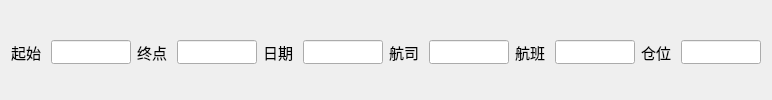
           <widget class="QFrame" name="frame0101">
            <property name="maximumSize">
             <size>
              <width>16777215</width>
              <height>16777215</height>
             </size>
            </property>
            <property name="font">
             <font>
              <family>Agency FB</family>
              <pointsize>11</pointsize>
             </font>
            </property>
            <property name="styleSheet">
             <string notr="true"/>
            </property>
            <property name="frameShape">
             <enum>QFrame::NoFrame</enum>
            </property>
            <property name="frameShadow">
             <enum>QFrame::Plain</enum>
            </property>
            <layout class="QHBoxLayout" name="horizontalLayout_2">
             <item>
              <widget class="QWidget" name="widget010101" native="true">
               <property name="font">
                <font>
                 <family>Agency FB</family>
                 <pointsize>11</pointsize>
                </font>
               </property>
               <layout class="QHBoxLayout" name="horizontalLayout_9">
                <property name="spacing">
                 <number>0</number>
                </property>
                <property name="leftMargin">
                 <number>0</number>
                </property>
                <property name="topMargin">
                 <number>5</number>
                </property>
                <property name="rightMargin">
                 <number>0</number>
                </property>
                <property name="bottomMargin">
                 <number>0</number>
                </property>
                <item>
                 <widget class="QLabel" name="labelFrom">
                  <property name="minimumSize">
                   <size>
                    <width>40</width>
                    <height>30</height>
                   </size>
                  </property>
                  <property name="maximumSize">
                   <size>
                    <width>40</width>
                    <height>30</height>
                   </size>
                  </property>
                  <property name="font">
                   <font>
                    <family>Microsoft YaHei UI</family>
                    <pointsize>11</pointsize>
                   </font>
                  </property>
                  <property name="text">
                   <string>起始</string>
                  </property>
                 </widget>
                </item>
                <item>
                 <widget class="QLineEdit" name="lineEditFrom">
                  <property name="minimumSize">
                   <size>
                    <width>80</width>
                    <height>24</height>
                   </size>
                  </property>
                  <property name="maximumSize">
                   <size>
                    <width>80</width>
                    <height>24</height>
                   </size>
                  </property>
                  <property name="font">
                   <font>
                    <family>Microsoft YaHei UI</family>
                    <pointsize>11</pointsize>
                   </font>
                  </property>
                 </widget>
                </item>
                <item>
                 <spacer name="horizontalSpacer_10">
                  <property name="minimumSize">
                   <size>
                    <width>0</width>
                    <height>30</height>
                   </size>
                  </property>
                  <property name="font">
                   <font>
                    <family>Agency FB</family>
                    <pointsize>11</pointsize>
                   </font>
                  </property>
                  <property name="orientation">
                   <enum>Qt::Horizontal</enum>
                  </property>
                  <property name="sizeHint" stdset="0">
                   <size>
                    <width>22</width>
                    <height>27</height>
                   </size>
                  </property>
                 </spacer>
                </item>
               </layout>
              </widget>
             </item>
             <item>
              <widget class="QWidget" name="widget010102" native="true">
               <property name="font">
                <font>
                 <family>Agency FB</family>
                 <pointsize>11</pointsize>
                </font>
               </property>
               <layout class="QHBoxLayout" name="horizontalLayout_10">
                <property name="spacing">
                 <number>0</number>
                </property>
                <property name="leftMargin">
                 <number>0</number>
                </property>
                <property name="topMargin">
                 <number>5</number>
                </property>
                <property name="rightMargin">
                 <number>0</number>
                </property>
                <property name="bottomMargin">
                 <number>0</number>
                </property>
                <item>
                 <widget class="QLabel" name="labelTo">
                  <property name="minimumSize">
                   <size>
                    <width>40</width>
                    <height>30</height>
                   </size>
                  </property>
                  <property name="maximumSize">
                   <size>
                    <width>40</width>
                    <height>30</height>
                   </size>
                  </property>
                  <property name="font">
                   <font>
                    <family>Microsoft YaHei UI</family>
                    <pointsize>11</pointsize>
                   </font>
                  </property>
                  <property name="text">
                   <string>终点</string>
                  </property>
                 </widget>
                </item>
                <item>
                 <widget class="QLineEdit" name="lineEditTo">
                  <property name="minimumSize">
                   <size>
                    <width>80</width>
                    <height>24</height>
                   </size>
                  </property>
                  <property name="maximumSize">
                   <size>
                    <width>80</width>
                    <height>24</height>
                   </size>
                  </property>
                  <property name="font">
                   <font>
                    <family>Microsoft YaHei UI</family>
                    <pointsize>11</pointsize>
                   </font>
                  </property>
                 </widget>
                </item>
                <item>
                 <spacer name="horizontalSpacer_11">
                  <property name="minimumSize">
                   <size>
                    <width>0</width>
                    <height>30</height>
                   </size>
                  </property>
                  <property name="font">
                   <font>
                    <family>Agency FB</family>
                    <pointsize>11</pointsize>
                   </font>
                  </property>
                  <property name="orientation">
                   <enum>Qt::Horizontal</enum>
                  </property>
                  <property name="sizeHint" stdset="0">
                   <size>
                    <width>22</width>
                    <height>27</height>
                   </size>
                  </property>
                 </spacer>
                </item>
               </layout>
              </widget>
             </item>
             <item>
              <widget class="QWidget" name="widget010103" native="true">
               <property name="font">
                <font>
                 <family>Agency FB</family>
                 <pointsize>11</pointsize>
                </font>
               </property>
               <layout class="QHBoxLayout" name="horizontalLayout_11">
                <property name="spacing">
                 <number>0</number>
                </property>
                <property name="leftMargin">
                 <number>0</number>
                </property>
                <property name="topMargin">
                 <number>5</number>
                </property>
                <property name="rightMargin">
                 <number>0</number>
                </property>
                <property name="bottomMargin">
                 <number>0</number>
                </property>
                <item>
                 <widget class="QLabel" name="labelDate">
                  <property name="minimumSize">
                   <size>
                    <width>40</width>
                    <height>30</height>
                   </size>
                  </property>
                  <property name="maximumSize">
                   <size>
                    <width>40</width>
                    <height>30</height>
                   </size>
                  </property>
                  <property name="font">
                   <font>
                    <family>Microsoft YaHei UI</family>
                    <pointsize>11</pointsize>
                   </font>
                  </property>
                  <property name="text">
                   <string>日期</string>
                  </property>
                 </widget>
                </item>
                <item>
                 <widget class="QLineEdit" name="lineEditDate">
                  <property name="minimumSize">
                   <size>
                    <width>80</width>
                    <height>24</height>
                   </size>
                  </property>
                  <property name="maximumSize">
                   <size>
                    <width>80</width>
                    <height>24</height>
                   </size>
                  </property>
                  <property name="font">
                   <font>
                    <family>Microsoft YaHei UI</family>
                    <pointsize>11</pointsize>
                   </font>
                  </property>
                 </widget>
                </item>
                <item>
                 <spacer name="horizontalSpacer_8">
                  <property name="minimumSize">
                   <size>
                    <width>0</width>
                    <height>30</height>
                   </size>
                  </property>
                  <property name="font">
                   <font>
                    <family>Agency FB</family>
                    <pointsize>11</pointsize>
                   </font>
                  </property>
                  <property name="orientation">
                   <enum>Qt::Horizontal</enum>
                  </property>
                  <property name="sizeHint" stdset="0">
                   <size>
                    <width>22</width>
                    <height>27</height>
                   </size>
                  </property>
                 </spacer>
                </item>
               </layout>
              </widget>
             </item>
             <item>
              <widget class="QWidget" name="widget010104" native="true">
               <property name="font">
                <font>
                 <family>Agency FB</family>
                 <pointsize>11</pointsize>
                </font>
               </property>
               <layout class="QHBoxLayout" name="horizontalLayout_30">
                <property name="spacing">
                 <number>0</number>
                </property>
                <property name="leftMargin">
                 <number>0</number>
                </property>
                <property name="topMargin">
                 <number>5</number>
                </property>
                <property name="rightMargin">
                 <number>0</number>
                </property>
                <property name="bottomMargin">
                 <number>0</number>
                </property>
                <item>
                 <widget class="QLabel" name="labelComp">
                  <property name="minimumSize">
                   <size>
                    <width>40</width>
                    <height>30</height>
                   </size>
                  </property>
                  <property name="maximumSize">
                   <size>
                    <width>40</width>
                    <height>16777215</height>
                   </size>
                  </property>
                  <property name="font">
                   <font>
                    <family>Microsoft YaHei UI</family>
                    <pointsize>11</pointsize>
                   </font>
                  </property>
                  <property name="text">
                   <string>航司</string>
                  </property>
                 </widget>
                </item>
                <item>
                 <widget class="QLineEdit" name="lineEditComp">
                  <property name="minimumSize">
                   <size>
                    <width>80</width>
                    <height>24</height>
                   </size>
                  </property>
                  <property name="maximumSize">
                   <size>
                    <width>80</width>
                    <height>24</height>
                   </size>
                  </property>
                  <property name="font">
                   <font>
                    <family>Microsoft YaHei UI</family>
                    <pointsize>11</pointsize>
                   </font>
                  </property>
                 </widget>
                </item>
                <item>
                 <spacer name="horizontalSpacer_32">
                  <property name="minimumSize">
                   <size>
                    <width>0</width>
                    <height>30</height>
                   </size>
                  </property>
                  <property name="font">
                   <font>
                    <family>Agency FB</family>
                    <pointsize>11</pointsize>
                   </font>
                  </property>
                  <property name="orientation">
                   <enum>Qt::Horizontal</enum>
                  </property>
                  <property name="sizeHint" stdset="0">
                   <size>
                    <width>22</width>
                    <height>27</height>
                   </size>
                  </property>
                 </spacer>
                </item>
               </layout>
              </widget>
             </item>
             <item>
              <widget class="QWidget" name="widget010105" native="true">
               <property name="font">
                <font>
                 <family>Agency FB</family>
                 <pointsize>11</pointsize>
                </font>
               </property>
               <layout class="QHBoxLayout" name="horizontalLayout_31">
                <property name="spacing">
                 <number>0</number>
                </property>
                <property name="leftMargin">
                 <number>0</number>
                </property>
                <property name="topMargin">
                 <number>5</number>
                </property>
                <property name="rightMargin">
                 <number>0</number>
                </property>
                <property name="bottomMargin">
                 <number>0</number>
                </property>
                <item>
                 <widget class="QLabel" name="labelFlight">
                  <property name="minimumSize">
                   <size>
                    <width>40</width>
                    <height>30</height>
                   </size>
                  </property>
                  <property name="maximumSize">
                   <size>
                    <width>40</width>
                    <height>16777215</height>
                   </size>
                  </property>
                  <property name="font">
                   <font>
                    <family>Microsoft YaHei UI</family>
                    <pointsize>11</pointsize>
                   </font>
                  </property>
                  <property name="text">
                   <string>航班</string>
                  </property>
                 </widget>
                </item>
                <item>
                 <widget class="QLineEdit" name="lineEditFlight">
                  <property name="minimumSize">
                   <size>
                    <width>80</width>
                    <height>24</height>
                   </size>
                  </property>
                  <property name="maximumSize">
                   <size>
                    <width>80</width>
                    <height>24</height>
                   </size>
                  </property>
                  <property name="font">
                   <font>
                    <family>Microsoft YaHei UI</family>
                    <pointsize>11</pointsize>
                   </font>
                  </property>
                 </widget>
                </item>
                <item>
                 <spacer name="horizontalSpacer_33">
                  <property name="minimumSize">
                   <size>
                    <width>0</width>
                    <height>30</height>
                   </size>
                  </property>
                  <property name="font">
                   <font>
                    <family>Agency FB</family>
                    <pointsize>11</pointsize>
                   </font>
                  </property>
                  <property name="orientation">
                   <enum>Qt::Horizontal</enum>
                  </property>
                  <property name="sizeHint" stdset="0">
                   <size>
                    <width>22</width>
                    <height>27</height>
                   </size>
                  </property>
                 </spacer>
                </item>
               </layout>
              </widget>
             </item>
             <item>
              <widget class="QWidget" name="widget010106" native="true">
               <property name="font">
                <font>
                 <family>Agency FB</family>
                 <pointsize>11</pointsize>
                </font>
               </property>
               <layout class="QHBoxLayout" name="horizontalLayout_32">
                <property name="spacing">
                 <number>0</number>
                </property>
                <property name="leftMargin">
                 <number>0</number>
                </property>
                <property name="topMargin">
                 <number>5</number>
                </property>
                <property name="rightMargin">
                 <number>0</number>
                </property>
                <property name="bottomMargin">
                 <number>0</number>
                </property>
                <item>
                 <widget class="QLabel" name="labelSpace">
                  <property name="minimumSize">
                   <size>
                    <width>40</width>
                    <height>30</height>
                   </size>
                  </property>
                  <property name="maximumSize">
                   <size>
                    <width>40</width>
                    <height>16777215</height>
                   </size>
                  </property>
                  <property name="font">
                   <font>
                    <family>Microsoft YaHei UI</family>
                    <pointsize>11</pointsize>
                   </font>
                  </property>
                  <property name="text">
                   <string>仓位</string>
                  </property>
                 </widget>
                </item>
                <item>
                 <widget class="QLineEdit" name="lineEditSpace">
                  <property name="minimumSize">
                   <size>
                    <width>80</width>
                    <height>24</height>
                   </size>
                  </property>
                  <property name="maximumSize">
                   <size>
                    <width>80</width>
                    <height>24</height>
                   </size>
                  </property>
                  <property name="font">
                   <font>
                    <family>Microsoft YaHei UI</family>
                    <pointsize>11</pointsize>
                   </font>
                  </property>
                 </widget>
                </item>
                <item>
                 <spacer name="horizontalSpacer_34">
                  <property name="minimumSize">
                   <size>
                    <width>0</width>
                    <height>30</height>
                   </size>
                  </property>
                  <property name="font">
                   <font>
                    <family>Agency FB</family>
                    <pointsize>11</pointsize>
                   </font>
                  </property>
                  <property name="orientation">
                   <enum>Qt::Horizontal</enum>
                  </property>
                  <property name="sizeHint" stdset="0">
                   <size>
                    <width>22</width>
                    <height>27</height>
                   </size>
                  </property>
                 </spacer>
                </item>
               </layout>
              </widget>
             </item>
             <item>
              <spacer name="horizontalSpacer_12">
               <property name="minimumSize">
                <size>
                 <width>0</width>
                 <height>30</height>
                </size>
               </property>
               <property name="font">
                <font>
                 <family>Agency FB</family>
                 <pointsize>11</pointsize>
                </font>
               </property>
               <property name="orientation">
                <enum>Qt::Horizontal</enum>
               </property>
               <property name="sizeHint" stdset="0">
                <size>
                 <width>22</width>
                 <height>27</height>
                </size>
               </property>
              </spacer>
             </item>
            </layout>
           </widget>
